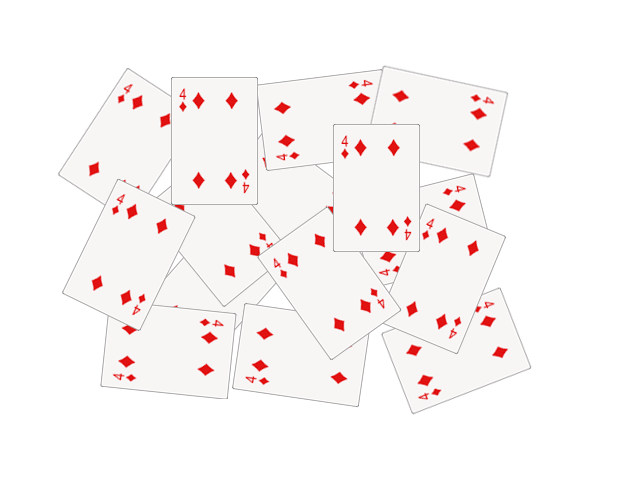
//> input picture opencv/data/cards.png, 640 x 480 px
$ ./distanceTransform ../../data/cards.png   (built with g++ and OpenCV 4)
//> lines starting //> are read from the running program, lines starting //| are printed output that depends on the picture; after the words box and inside, x2 and y2 are one past the last pixel; in counts of white or black regions, pixels touching at a corner belong together
### opencv/lib/formatConvert.h
#ifndef FORMAT_CONVERT_H
#define FORMAT_CONVERT_H

#include <string>
#include <iostream>
#include <sstream>

std::string intToString(int integerVar);
int stringToInt(std::string stringVar);


#endif

### opencv/lib/scanImage.h
#ifndef SCAN_IMAGE_H
#define SCAN_IMAGE_H


#include <opencv2/opencv.hpp>
#include <iostream>

void scanImageEfficiet(cv::Mat image);


#endif

### opencv/lib/scanImage.cpp
#include "scanImage.h"
#include "formatConvert.h"


//CV_8U = 0, 8-bit unsigned integer (uchar)
//CV_8S = 1, 8-bit   signed integer (schar)
//CV_16U = 2, 16-bit   unsigned integer (ushort)
//CV_16S = 3, 16-bit     signed integer (short)
//CV_32S = 4, 32-bit     signed integer (int)
//CV_32F = 5, 32-bit   floating-point number(float)
//CV_64F = 6, 64-bit   floating-point number(double)


//scanImageEfficiet(Mat);
void scanImageEfficiet(cv::Mat I){

    if(I.depth() == CV_32S){
        return scanImageEfficiet32S(I);
    }

    if(I.depth() == CV_8U){
        return scanImageEfficiet8U(I);
    }


    std::cout << "bad CvType." << std::endl;

}


// [168 lines left out: functions scanImageEfficiet8U, scanImageEfficiet32S, ThreeDigits, not called in this run]

### opencv/app/distanceTransform.cpp
/**
 * @function Watershed_and_Distance_Transform.cpp
 * @brief Sample code showing how to segment overlapping objects using Laplacian filtering, in addition to Watershed and Distance Transformation
 * @author OpenCV Team
 */


//g++ -o test imageSegmentation.cpp -I /usr/local/include/opencv -L /usr/local/lib/ -lopencv_highgui -lopencv_core -lopencv_imgcodecs -lopencv_imgproc
//./test ../../data/cards.png


#include <opencv2/opencv.hpp>
#include <iostream>

#include "../lib/scanImage.h"

using namespace std;
using namespace cv;

int main(int, char** argv)
{
//! [load_image]
    // Load the image
    Mat src = imread(argv[1]);
//> src is the input picture: 480 rows x 640 cols, CV_8UC3; mean B, G, R 245.8, 245.8, 250.7

    // Check if everything was fine
    if (!src.data)
        return -1;

    // Show source image
    imshow("Source Image", src);
    //scanImageEfficiet(src);


//! [load_image]

//! [bin]
    // Create binary image from source image
    Mat bw;
    cvtColor(src, bw, CV_BGR2GRAY);
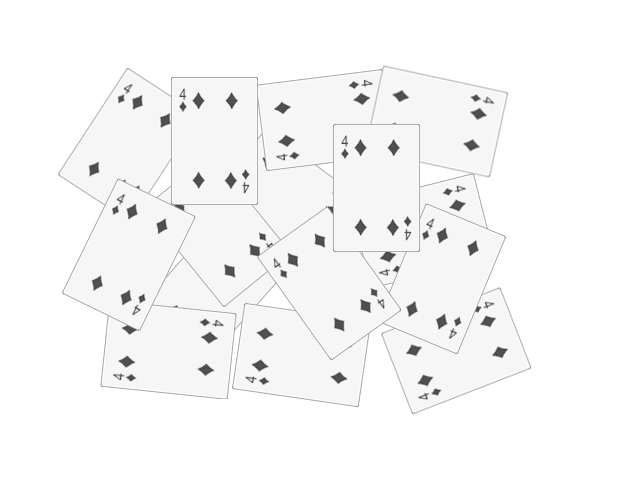
//> bw: 480 rows x 640 cols, CV_8UC1; min 67, max 255, mean 247.3
    threshold(bw, bw, 40, 255, CV_THRESH_BINARY | CV_THRESH_OTSU);
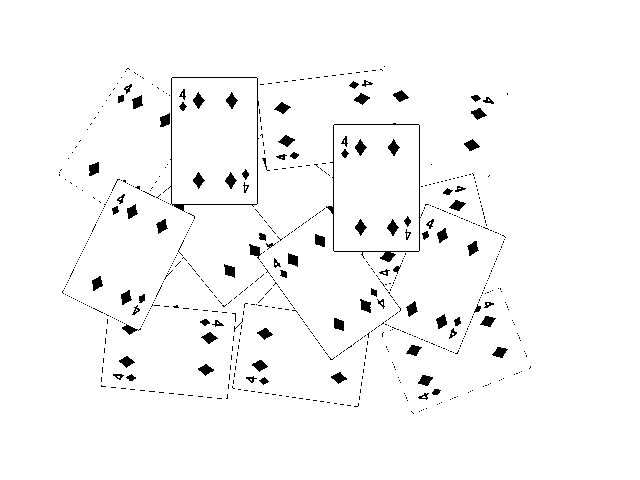
//> bw: 480 rows x 640 cols, CV_8UC1; 97.2% white; 679 black regions (589 under 20 px), largest, box (x1, y1, x2, y2) and area: (326, 123, 421, 262) 563, (168, 77, 259, 212) 477, (89, 162, 99, 176) 106
    imshow("Binary Image", bw);

    //scanImageEfficiet(bw);
//! [bin]

//! [dist]
    // Perform the distance transform algorithm
    Mat dist;
    Mat distN;
    distanceTransform(bw, dist, CV_DIST_L2, 3);
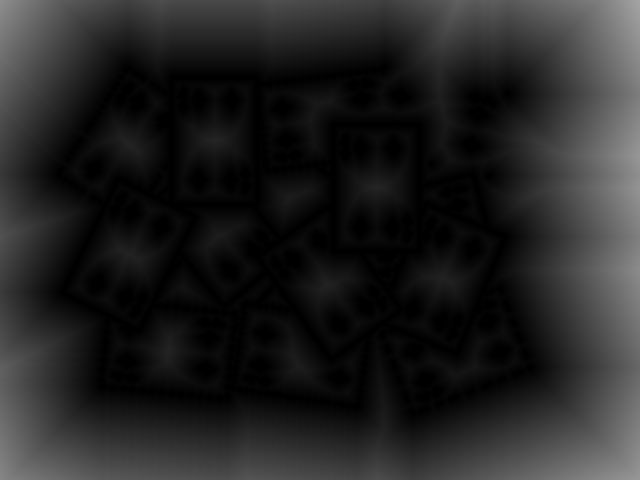
//> dist: 480 rows x 640 cols, CV_32FC1; min 0, max 164.6, mean 36.1
    scanImageEfficiet(dist);
    imshow("Distance Transform Image_0", dist);

    // Normalize the distance image for range = {0.0, 1.0}
    // so we can visualize and threshold it
    normalize(dist, distN, 0, 1., NORM_MINMAX);
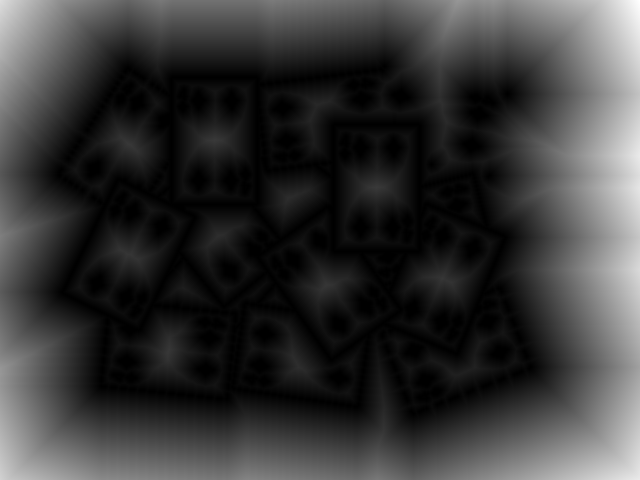
//> distN: 480 rows x 640 cols, CV_32FC1; min 0, max 1, mean 0.219
    imshow("Distance Transform Image", distN);
    scanImageEfficiet(distN);
//! [dist]


    waitKey(0);
    return 0;
}

$ run again, with opencv/data/abcd.jpeg saved as opencv/data/cards.png
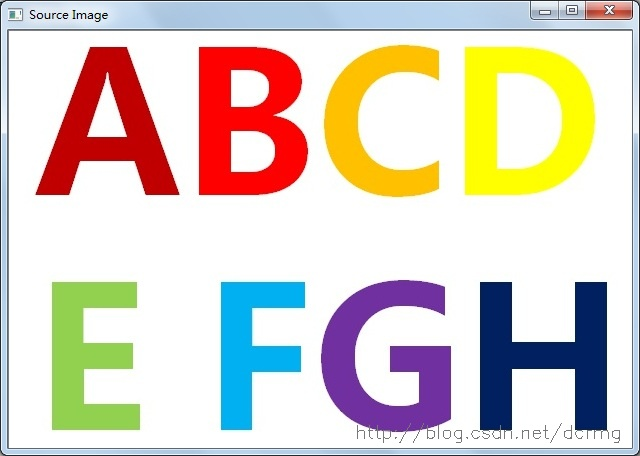
//> input picture opencv/data/abcd.jpeg, 640 x 456 px
//> src is the input picture: 456 rows x 640 cols, CV_8UC3; mean B, G, R 197.3, 207.1, 217.8
//> `threshold(bw, bw, 40, 255, CV_THRESH_BINARY | CV_THRESH_OTSU);`:
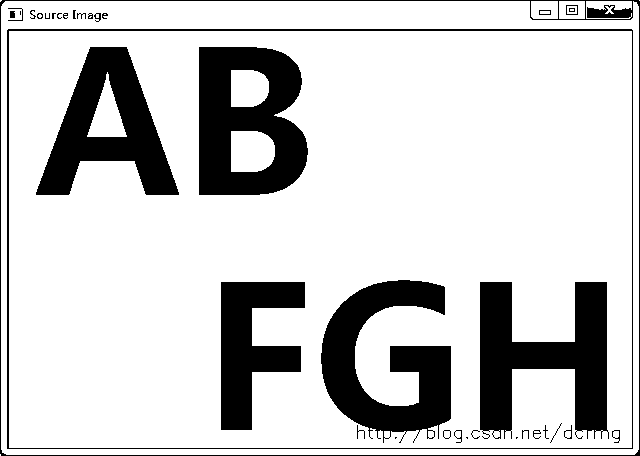
//> bw: 456 rows x 640 cols, CV_8UC1; 80.3% white; 37 black regions (9 under 20 px), largest, box (x1, y1, x2, y2) and area: (199, 47, 308, 195) 11447, (480, 282, 609, 439) 11317, (321, 280, 451, 443) 11071
//> `normalize(dist, distN, 0, 1., NORM_MINMAX);`:
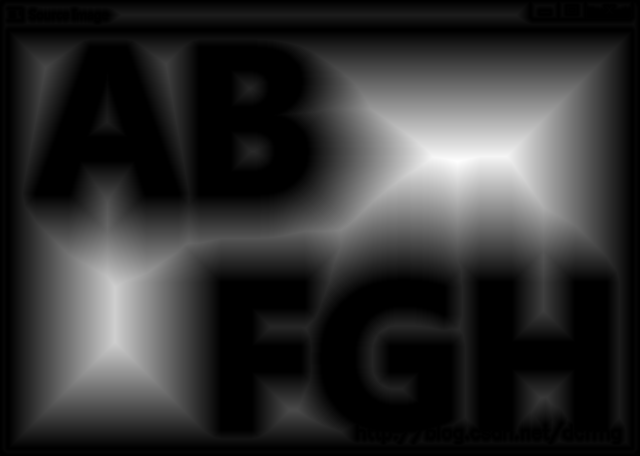
//> distN: 456 rows x 640 cols, CV_32FC1; min 0, max 1, mean 0.189
